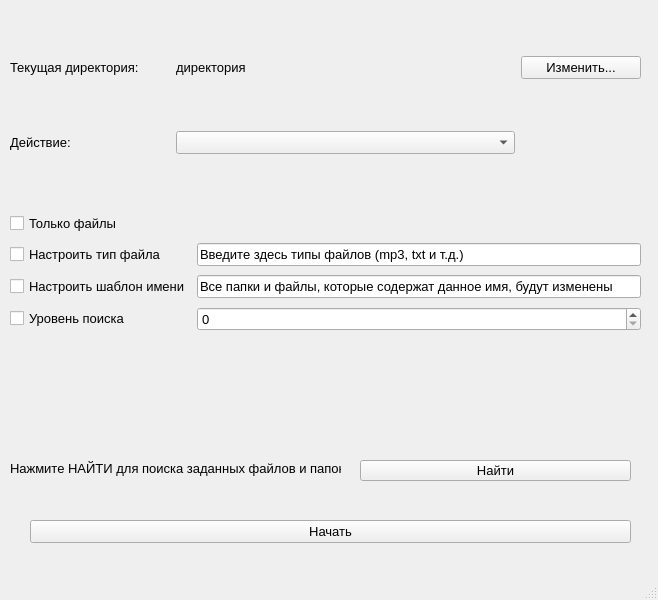
<?xml version="1.0" encoding="UTF-8"?>
<ui version="4.0">
 <class>MainWindow</class>
 <widget class="QMainWindow" name="MainWindow">
  <property name="geometry">
   <rect>
    <x>0</x>
    <y>0</y>
    <width>658</width>
    <height>600</height>
   </rect>
  </property>
  <property name="maximumSize">
   <size>
    <width>16777215</width>
    <height>16777215</height>
   </size>
  </property>
  <property name="font">
   <font>
    <pointsize>10</pointsize>
   </font>
  </property>
  <property name="windowTitle">
   <string>MainWindow</string>
  </property>
  <widget class="QWidget" name="centralwidget">
   <widget class="QWidget" name="gridLayoutWidget">
    <property name="geometry">
     <rect>
      <x>10</x>
      <y>10</y>
      <width>631</width>
      <height>191</height>
     </rect>
    </property>
    <layout class="QGridLayout" name="gridLayout">
     <item row="0" column="2">
      <widget class="QPushButton" name="change_dir_btn">
       <property name="maximumSize">
        <size>
         <width>120</width>
         <height>16777215</height>
        </size>
       </property>
       <property name="text">
        <string>Изменить...</string>
       </property>
      </widget>
     </item>
     <item row="0" column="1">
      <widget class="QLabel" name="current_directory_label">
       <property name="font">
        <font>
         <pointsize>10</pointsize>
        </font>
       </property>
       <property name="text">
        <string>директория</string>
       </property>
      </widget>
     </item>
     <item row="1" column="0">
      <widget class="QLabel" name="label_2">
       <property name="maximumSize">
        <size>
         <width>160</width>
         <height>16777215</height>
        </size>
       </property>
       <property name="font">
        <font>
         <pointsize>10</pointsize>
        </font>
       </property>
       <property name="text">
        <string>Действие:</string>
       </property>
      </widget>
     </item>
     <item row="0" column="0">
      <widget class="QLabel" name="label">
       <property name="maximumSize">
        <size>
         <width>160</width>
         <height>16777215</height>
        </size>
       </property>
       <property name="font">
        <font>
         <pointsize>10</pointsize>
        </font>
       </property>
       <property name="text">
        <string>Текущая директория:</string>
       </property>
      </widget>
     </item>
     <item row="1" column="1">
      <widget class="QComboBox" name="current_move_combo_box">
       <property name="editable">
        <bool>false</bool>
       </property>
       <property name="currentText">
        <string/>
       </property>
       <property name="maxVisibleItems">
        <number>9</number>
       </property>
       <property name="insertPolicy">
        <enum>QComboBox::InsertAtBottom</enum>
       </property>
      </widget>
     </item>
    </layout>
   </widget>
   <widget class="QPushButton" name="pushButton_2">
    <property name="geometry">
     <rect>
      <x>30</x>
      <y>520</y>
      <width>601</width>
      <height>23</height>
     </rect>
    </property>
    <property name="text">
     <string>Начать</string>
    </property>
    <property name="checkable">
     <bool>false</bool>
    </property>
    <property name="autoDefault">
     <bool>false</bool>
    </property>
    <property name="default">
     <bool>false</bool>
    </property>
    <property name="flat">
     <bool>false</bool>
    </property>
   </widget>
   <widget class="QWidget" name="gridLayoutWidget_2">
    <property name="geometry">
     <rect>
      <x>10</x>
      <y>210</y>
      <width>631</width>
      <height>125</height>
     </rect>
    </property>
    <layout class="QGridLayout" name="gridLayout_2">
     <item row="2" column="0">
      <widget class="QCheckBox" name="set_name_box">
       <property name="text">
        <string>Настроить шаблон имени</string>
       </property>
      </widget>
     </item>
     <item row="1" column="1">
      <widget class="QLineEdit" name="type_input">
       <property name="text">
        <string>Введите здесь типы файлов (mp3, txt и т.д.)</string>
       </property>
       <property name="readOnly">
        <bool>false</bool>
       </property>
       <property name="clearButtonEnabled">
        <bool>false</bool>
       </property>
      </widget>
     </item>
     <item row="1" column="0">
      <widget class="QCheckBox" name="set_type_box">
       <property name="text">
        <string>Настроить тип файла</string>
       </property>
       <property name="checkable">
        <bool>true</bool>
       </property>
       <property name="checked">
        <bool>false</bool>
       </property>
      </widget>
     </item>
     <item row="0" column="0">
      <widget class="QCheckBox" name="only_files_box">
       <property name="text">
        <string>Только файлы</string>
       </property>
      </widget>
     </item>
     <item row="2" column="1">
      <widget class="QLineEdit" name="name_input">
       <property name="text">
        <string>Все папки и файлы, которые содержат данное имя, будут изменены</string>
       </property>
       <property name="readOnly">
        <bool>false</bool>
       </property>
       <property name="clearButtonEnabled">
        <bool>false</bool>
       </property>
      </widget>
     </item>
     <item row="3" column="1">
      <widget class="QSpinBox" name="find_level_spin">
       <property name="minimum">
        <number>0</number>
       </property>
      </widget>
     </item>
     <item row="3" column="0">
      <widget class="QCheckBox" name="find_level_box">
       <property name="text">
        <string>Уровень поиска</string>
       </property>
      </widget>
     </item>
    </layout>
   </widget>
   <widget class="QPushButton" name="pushButton_3">
    <property name="geometry">
     <rect>
      <x>360</x>
      <y>460</y>
      <width>271</width>
      <height>21</height>
     </rect>
    </property>
    <property name="text">
     <string>Найти</string>
    </property>
   </widget>
   <widget class="QLabel" name="label_5">
    <property name="geometry">
     <rect>
      <x>10</x>
      <y>460</y>
      <width>331</width>
      <height>16</height>
     </rect>
    </property>
    <property name="text">
     <string>Нажмите НАЙТИ для поиска заданных файлов и папок</string>
    </property>
   </widget>
  </widget>
  <widget class="QMenuBar" name="menubar">
   <property name="geometry">
    <rect>
     <x>0</x>
     <y>0</y>
     <width>658</width>
     <height>21</height>
    </rect>
   </property>
  </widget>
  <widget class="QStatusBar" name="statusbar"/>
 </widget>
 <resources/>
 <connections/>
 <buttongroups>
  <buttongroup name="move_group"/>
 </buttongroups>
</ui>
